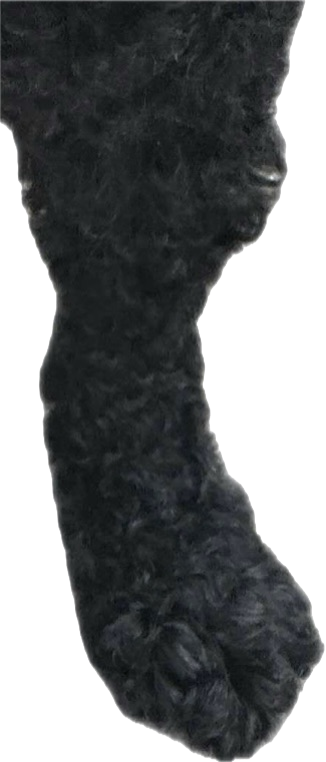
#> input picture assets/paw.png, 326 x 762 px
$ python crop_foot.py
#> lines starting #> are read from the running program, lines starting #| are printed output that depends on the picture
from PIL import Image

SRC = "assets/paw.png"
DST = "assets/paw_only.png"

# 알파가 있는 영역의 아래쪽 비율을 발로 잘라냄
FOOT_FRACTION = 0.28  # 발(발바닥) 부분만

img = Image.open(SRC).convert("RGBA")
#> img is the input picture: PIL image 326x762 RGBA; mean R, G, B, A 116.4, 118.7, 119.8, 165.2
bbox = img.getbbox()
#> bbox = (0, 0, 325, 762)
if bbox is None:
    raise SystemExit("empty image (no opaque pixels)")

left, upper, right, lower = bbox
#> left = 0; upper = 0; right = 325; lower = 762
content_h = lower - upper
#> content_h = 762
foot_top = lower - int(content_h * FOOT_FRACTION)
#> foot_top = 549

# 좌우는 콘텐츠 양쪽으로 4px 여유
pad = 4
left = max(0, left - pad)
right = min(img.width, right + pad)
#> right = 326

foot = img.crop((left, foot_top, right, lower))
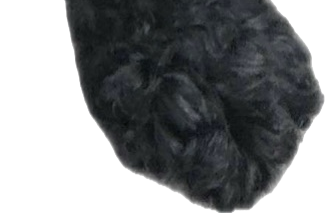
#> foot: PIL image 326x213 RGBA; mean R, G, B, A 131.2, 133.3, 134.9, 151.8; transparent parts drawn white
foot.save(DST, "PNG")
print(f"bbox={bbox} foot_top={foot_top} -> {DST} size={foot.size}")
#| bbox=(0, 0, 325, 762) foot_top=549 -> assets/paw_only.png size=(326, 213)

$ run again, with assets/leg_texture.png copied over assets/paw.png
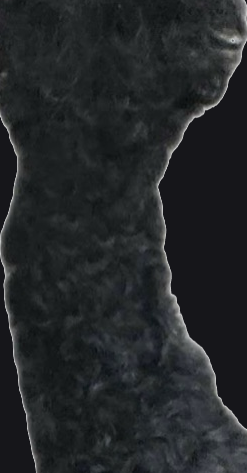
#> input picture assets/leg_texture.png, 247 x 473 px
#> bbox = (0, 0, 247, 473)
#> left = 0; right = 247; lower = 473
#> foot_top = 341
#> `foot = img.crop((left, foot_top, right, lower))`:
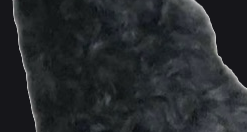
#> foot: PIL image 247x132 RGBA; mean R, G, B, A 38.5, 41.8, 44.8, 255
#| bbox=(0, 0, 247, 473) foot_top=341 -> assets/paw_only.png size=(247, 132)
